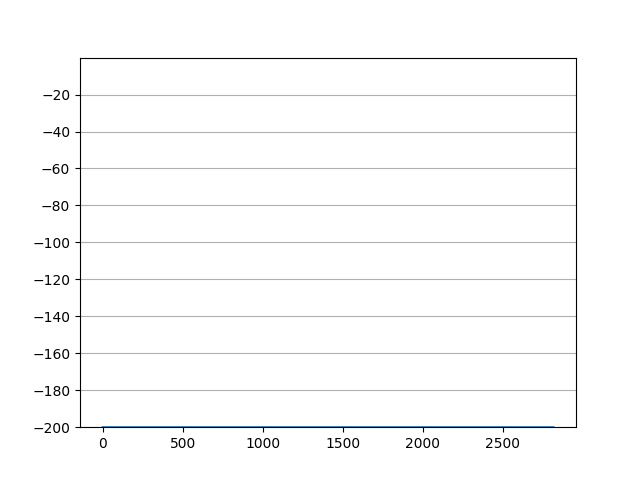

The Python source for this figure:
import gymnasium as gym
from collections import namedtuple
from pathlib import Path

import numpy as np
import jax
import jax.numpy as jnp
from flax import nnx
import optax
import orbax.checkpoint as ocp

from tensorflow_probability.substrates import jax as tfp
import matplotlib.pyplot as plt
from scipy.signal import lfilter


ReplayBuffer = namedtuple("ReplayBuffer", "observations actions rewards step_returns")
ExperienceBatch = namedtuple("ExperienceBatch", "obs act ret")


class VPGBuffer(ReplayBuffer):
    def store_step(self, obs, act, rew):
        self.observations.append(obs)
        self.actions.append(act)
        self.rewards.append(rew)

    def wrapup_episode(self, len_episode, discount=0.98):
        # self.step_returns.extend([sum(self.rewards[-len_episode:])] * len_episode)
        rev_ep_rews = self.rewards[-len_episode:][::-1]  # reversed episodic rewards
        drtg = lfilter([1], [1, -discount], rev_ep_rews)[::-1]  # discounted return togo
        self.step_returns.extend(drtg.tolist())

    def extract_experience(self):
        observations_batch = jnp.array(self.observations)
        actions_batch = jnp.array(self.actions)
        returns_batch = jnp.array(self.step_returns)

        experience_batch = ExperienceBatch(
            observations_batch, actions_batch, returns_batch
        )

        return experience_batch


class PolicyNet(nnx.Module):
    """A simple fully-connected Neural Network model"""

    def __init__(self, *, rngs: nnx.Rngs):
        self.linear1 = nnx.Linear(2, 128, rngs=rngs)
        self.linear2 = nnx.Linear(128, 128, rngs=rngs)
        self.linear3 = nnx.Linear(128, 3, rngs=rngs)

    def __call__(self, x):
        x = nnx.relu(self.linear1(x))  # 1st layer
        x = nnx.relu(self.linear2(x))  # 1st layer
        y = self.linear3(x)  # 1st layer
        return y


@nnx.jit
def make_decision(model: PolicyNet, rngs: nnx.Rngs, obs: np.ndarray):
    logits = nnx.log_softmax(model(obs))
    distribution = tfp.distributions.Categorical(logits=logits)
    act = distribution.sample(seed=rngs)
    logp_a = distribution.log_prob(act)
    return act, logp_a


@nnx.jit
def objective_fn(actor: PolicyNet, experience_batch: ExperienceBatch):
    logits = nnx.log_softmax(actor(experience_batch.obs))
    distr = tfp.distributions.Categorical(logits=logits)
    log_pi_a = distr.log_prob(experience_batch.act)
    objective_value = experience_batch.ret * log_pi_a  # expected return

    return -objective_value.mean()


@nnx.jit
def update_params(actor, optimizer, experience_batch):
    grad_fn = nnx.value_and_grad(objective_fn)
    objective, grads = grad_fn(actor, experience_batch)
    optimizer.update(grads)  # In-place updates.


# SETUP
env = gym.make("MountainCar-v0", render_mode="rgb_array")
last_obs, _ = env.reset()
prng_keys = nnx.Rngs(29)
buffer = VPGBuffer([], [], [], [])
actor = PolicyNet(rngs=prng_keys)
optimizer = nnx.Optimizer(actor, optax.adamw(3e-4, 0.9))
max_epochs = 256
num_episodes, num_steps = 0, 0
len_episode = 0
episode_return = 0.0
deposit_return, average_return = [], []


# LOOP
for e in range(max_epochs):
    for st in range(2000 + env.spec.max_episode_steps):  # iterate epoch steps
        # act = env.action_space.sample()
        act, logp = make_decision(actor, prng_keys, last_obs)
        # print(act, logp)
        next_obs, rew, term, trunc, info = env.step(np.array(act))
        # Step statistics
        # print("\n")
        # print(f"last observation: {last_obs}")
        # print(f"action: {act}")
        # print(f"next observation: {next_obs}")
        # print(f"reward: {rew}")
        # print(f"episode terminated: {term}")
        # print(f"episode truncated: {trunc}")
        # print(f"info: {info}")
        # print("\n")
        buffer.store_step(last_obs, act, rew)
        episode_return += rew
        num_steps += 1
        len_episode += 1
        last_obs = next_obs
        if term or trunc:
            buffer.wrapup_episode(len_episode)
            # Episode statistics
            num_episodes += 1
            deposit_return.append(episode_return)
            average_return.append(sum(deposit_return) / len(deposit_return))
            print(
                f"\n---\nepisode: {num_episodes}, length: {len_episode}, return: {episode_return}\n---\n"
            )
            # Reset episode
            len_episode, episode_return = 0, 0
            last_obs, _ = env.reset()
            if st > 2000:  # let epoch end at a finished episode
                break
    # Epoch statistics
    print(
        f"\n===\nepoch {e + 1} \n\ttotal steps: {num_steps}\n\taveraged return: {average_return[-1]}\n==="
    )
    # Update actor
    experience_batch = buffer.extract_experience()
    # exp_ret = objective_fn(actor, experience_batch)
    update_params(actor, optimizer, experience_batch)
    buffer = VPGBuffer([], [], [], [])


plt.plot(average_return)
plt.ylim(-200, 0)
plt.yticks(np.arange(-200, 0, 20))
plt.grid(visible=True, axis="y")
plt.savefig(Path(__file__).parent.joinpath("vpg.png"))


# VALIDATION
input("Press any key to evaluate agent")
env = gym.make("MountainCar-v0", render_mode="human")
last_obs, _ = env.reset()
episode_return = 0.0
term, trunc = False, False
for _ in range(env.spec.max_episode_steps):
    act, _ = make_decision(actor, prng_keys, last_obs)
    next_obs, rew, term, trunc, _ = env.step(int(act))
    episode_return += rew
    last_obs = next_obs
    if term or trunc:
        print(f"\n---return: {episode_return}---\n")
        break
env.close()
